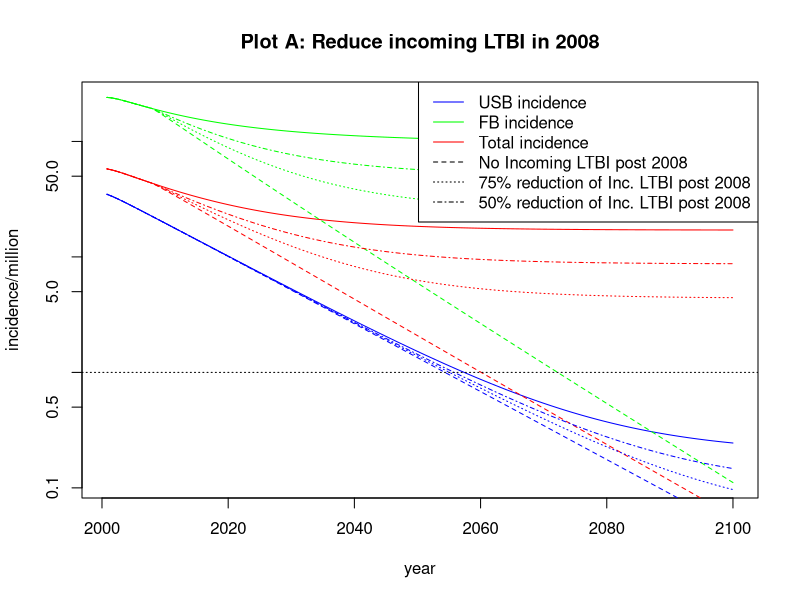
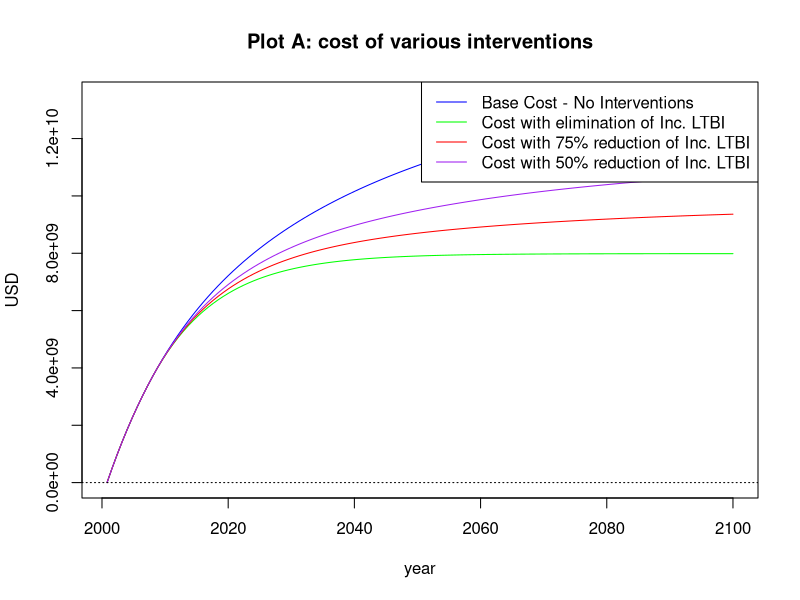
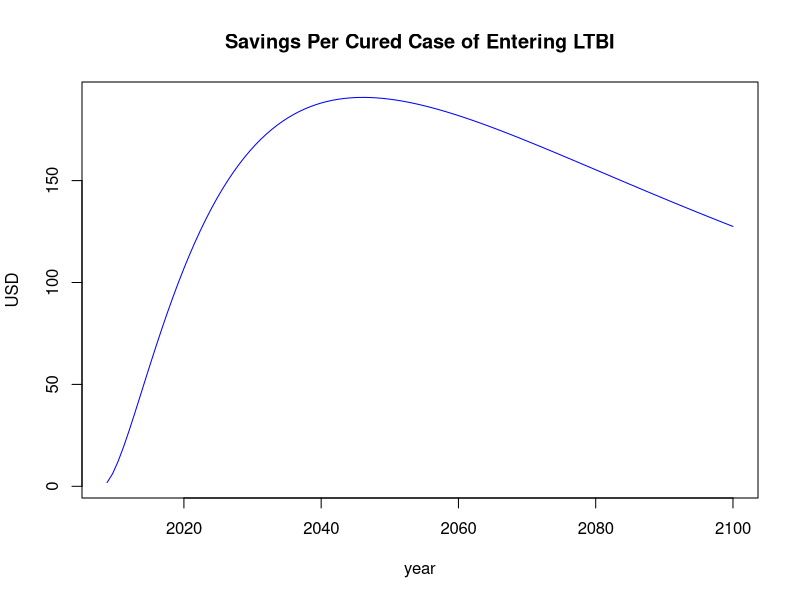

Recreate these plots in R, in order.
rkm <- function(Ydot,currY,deltaT,iter,startT=0){
  # This function performs a fourth-order Runge-Kutta Method on the system 
  # dY/dt = Ydot, and returns the next step after currY presuming timestep
  # length deltaT, and iteration iter
  tn   = deltaT*iter + startT
  k1   = Ydot(tn,currY)
  k2   = Ydot(tn + deltaT/2,currY + deltaT*k1/2)
  k3   = Ydot(tn + deltaT/2,currY + deltaT*k2/2)
  k4   = Ydot(tn + deltaT,currY + deltaT*k3)
  newY <- currY + (deltaT/6)*(k1+2*k2+2*k3+k4)
  return(newY)
}

#Variables
mu0   <- 1/78      #Natural mortality rate USB per year
mu1   <-1/53       #Natural mortality rate FB per year
ro    <- 0.018     #USB birth rate per year
alpha <- 0.005     #FB arrival rate per year
p     <- 0.103     #Fraction of new infections which are acute (fast progressors)
vF    <- 1.5       #Progression rate of acute infection per year
l0    <- 0.015     #Prevalence of LTBI in the USB population in 2000
l1    <- 0.211     #Prevalence of LTBI in the FB population in 2000: 
r0    <- 0.667     #Fraction of cases due to reactivation in the USB population
r1    <- 0.780     #Fraction of cases due to reactivation in the FB population
vL0   <- 0.0014    #Progression rate for reactivation (chronic LTBI) in the USB population per year
vL1   <- 0.0010    #Progression rate for reactivation (chronic LTBI) in the FB population per year
q     <- 0.708     #Fraction of infections progressing to infectious disease
mud   <- 0.115     #Mortality rate due to TB per year
x     <- 0.111     #Fraction of re-infected chronic LTBI moving to acute infection
ARI0  <- 0.030/100 #Annual risk of infection for USB in 2000
beta  <- 10.39     #Effective contact rate per year
e0    <- 0.965     #Fraction of preferred contacts with own population for USB
e1    <-0.985      #Fraction of preferred contacts with own population for FB
g     <- 0.0047    #Fraction of FB arrivals with LTBI who are fast progressors
                   #Cumulative fraction self-cure and treatment of active disease for both populations: 0.897
phi0 <- 1.114#/1.25    #Cumulative fraction self-cure and treatment of active disease for both populations pre year RATES (USB)
phi1 <- 1.167#/1.25    #Cumulative fraction self-cure and treatment of active disease for both populations pre year RATES (FB)
                  #Cumulative fraction of treatment for acute infection for both populations: 0.461
sigmaF0 <- 1.296  #Cumulative fraction of treatment for acute infection for both populations per year RATES (USB)
sigmaF1 <- 1.301  #Cumulative fraction of treatment for acute infection for both populations per year RATES (FB)
sigmaLBase <- 0.057   #Treatment rate for chronic LTBI per year
fBase <- 0.187        #Fraction of FB arrivals with LTBI


#2010 New Cases in Population i (millions)
#source: http://www.cdc.gov/mmwr/preview/mmwrhtml/mm5105a3.htm
newCases0 <- .008714  #US-born
newCases1 <- .007554  #Foreign-born

#Initial Values
  
deltaT   <- .8    #The length of each time step (years).
finalYr  <- 100   #In years
totT     <- floor(finalYr/deltaT)  #Time steps
cutoffYr <- floor(8/deltaT)
#TBcostRt <- Ct*deltaT
#LTBIctRt <- Cl*deltaT

#Matrix of compartment values
S0 <- S1 <- F0 <- F1 <- L0 <- L1 <- I0 <- I1 <- J0 <- J1 <- N0 <- N1 <- rep(0,totT)
cL0 <- cF0 <- cI0 <- cJ0 <- cL1 <- cF1 <- cI1 <- cJ1 <- cN0 <- cN1 <- rep(0,totT)
Ct <- Cl <- Pt <- Pl <- rep(0,totT)
LTBIEn <- rep(0,totT)
natdeath0 <- natdeath1 <- tbdeath0 <- tbdeath1 <- progAcute0 <- activation0 <- progAcute1 <- activation1 <- exogenous0 <- exogenous1 <- rep(0,totT)

P <- data.frame(S0,F0,L0,I0,J0,S1,F1,L1,I1,J1,N0,N1,cL0,cF0,cI0,cJ0,cL1,cF1,cI1,cJ1,cN0,cN1,Ct,Cl,Pt,Pl,LTBIEn,natdeath0,natdeath1,tbdeath0,tbdeath1,progAcute0,activation0,progAcute1,activation1,exogenous0,exogenous1)
#C <- data.frame(cL0,cF0,cI0,cJ0,cL1,cF1,cI1,cJ1,cN0,cN1)
IN0 <- IN1 <- INall <- rep(0,totT)

#Total Population
P$N0[1] <- 250
P$N1[1] <- 31.4
#Acute (Fast) LTBI, new cases
P$F0[1] <- (1-r0)*(newCases0)/vF
P$F1[1] <- (1-r1)*(newCases1)/vF
#Chronic (Long) LTBI
P$L0[1] <- r0*(newCases0)/vL0
P$L1[1] <- r1*(newCases1)/vL1
#Infectious TB
P$I0[1] <- q*newCases0/(mu0 + mud + phi0)
P$I1[1] <- q*newCases1/(mu1 + mud + phi1)
#Non-Infectious TB
P$J0[1] <- (1-q)*newCases0/(mu0 + mud + phi0)
P$J1[1] <- (1-q)*newCases1/(mu1 + mud + phi1)
#Susceptible
P$S0[1] <- P$N0[1] - P$F0[1] - P$L0[1] - P$I0[1] - P$J0[1]
P$S1[1] <- P$N1[1] - P$F1[1] - P$L1[1] - P$I1[1] - P$J1[1]

#Cost Initial Values are all zero. 
probHosp <- .49  #Probability of hospitalization for active TB treatment
efficacyLTBI  <- .9
adherenceLTBI <- .64
probLTBItreatsuccess <- efficacyLTBI*adherenceLTBI #Probability of LTBI treatment success
costtb   <- 2985   #Cost of TB treatment without hopsitalization
costhosp <- 25495  #Cost of TB treatment with hospitalization
costLTBI <- 403.45 #Cost of LTBI treatment

#Cost Parameter Values: 
P$Ct[1] <- costtb*(1-probHosp) + costhosp*probHosp #in USD (source: Dylan online supplement page 11-12)
P$Cl[1] <- costLTBI/probLTBItreatsuccess           #in USD (source: Dylan online supplement page 10)
discRt  <- 0.03  #Rate of time discounting

P$LTBIEn[1]      <- 0.263109
P$natdeath0[1]   <- 0
P$natdeath1[1]   <- 0
P$tbdeath0[1]    <- 0
P$tbdeath1[1]    <- 0
P$progAcute0[1]  <- 0
P$activation0[1] <- 0
P$progAcute1[1]  <- 0
P$activation1[1] <- 0
P$exogenous0[1]  <- 0
P$exogenous1[1]  <- 0

#TODO: If only incidence data is needed, omit the dataSet parameter and just use P as a global. It will likely save memory. If all data is needed, this approach is probably good. 
hill <- function(sigmaL,f,transmission=1,incLTBI=1,initial=cutoffYr,final=totT,dataSet=P){#,costDataSet=C){
  #Differential Equation Functions
  Ddt <- function(t,v) {
    dLTBIEn <- f*alpha*(v$N0+v$N1)
    c01     <- (1-e0)*((1-e1)*v$N1)/((1-e0)*v$N0 + (1-e1)*v$N1)
    c00     <- 1 - c01
    c10     <- (1-e1)*((1-e0)*v$N0)/((1-e0)*v$N0 + (1-e1)*v$N1)
    c11     <- 1 - c10
    dnatdeath0   <- mu0 * v$N0
    dnatdeath1   <- mu1 * v$N1
    dtbdeath0    <- mud * (v$I0 + v$J0)
    dtbdeath1    <- mud * (v$I1 + v$J1)
    dprogAcute0  <- vF*v$F0
    dactivation0 <- vL0*v$L0
    dprogAcute1  <- vF*v$F1
    dactivation1 <- vL1*v$L1    
    lambda0      <- transmission*(beta*(c00*(v$I0/v$N0) + c01*(v$I1/v$N1)))
    lambda1      <- transmission*(beta*(c10*(v$I0/v$N0) + c11*(v$I1/v$N1)))
    dexogenous0	 <- x*p*lambda0*v$L0
    dexogenous1  <- x*p*lambda1*v$L1
	dS0     <- ro*(v$N0+v$N1) + sigmaF0*v$F0 + sigmaL*v$L0 + phi0*(v$I0+v$J0) - lambda0*v$S0 - mu0*v$S0
	dF0     <- p*lambda0*v$S0 + dexogenous0 - (mu0 + vF + sigmaF0)*v$F0
	dL0     <- (1-p)*lambda0*v$S0 - dexogenous0 - (mu0 + vL0 + sigmaL)*v$L0
	dI0     <- q*(dprogAcute0 + dactivation0) - (mu0 + mud + phi0)*v$I0
	dJ0     <- (1-q)*(dprogAcute0 + dactivation0) - (mu0 + mud + phi0)*v$J0
	dS1     <- (1-incLTBI)*dLTBIEn+(1-f)*alpha*(v$N0+v$N1) + sigmaF1*v$F1 + sigmaL*v$L1 + phi1*(v$I1 + v$J1) - lambda1*v$S1 - mu1*v$S1
	dF1     <- g*p*dLTBIEn*incLTBI + p*lambda1*v$S1 + dexogenous1 - (mu1 + vF + sigmaF1)*v$F1
	dL1     <- (1-g*p)*dLTBIEn*incLTBI + (1-p)*lambda1*v$S1 - dexogenous1 - (mu1 + vL1 +sigmaL)*v$L1
	dI1     <- q*(dprogAcute1 + dactivation1) - (mu1 + mud + phi1)*v$I1
	dJ1     <- (1-q)*(dprogAcute1 + dactivation1) - (mu1 + mud + phi1)*v$J1
	dN0     <- 0
	dN1     <- 0
    dcL0    <- v$Cl * sigmaL  * 1e6 * v$L0
    dcF0    <- v$Cl * sigmaF0 * 1e6 * v$F0
    dcI0    <- v$Ct * q*(dprogAcute0 + dactivation0) * 1e6
    dcJ0    <- v$Ct * (1-q)*(dprogAcute0 + dactivation0) * 1e6
    dcL1    <- v$Cl * sigmaL  * 1e6 * v$L1
    dcF1    <- v$Cl * sigmaF1 * 1e6 * v$F1
    dcI1    <- v$Ct * q*(dprogAcute1 + dactivation1) * 1e6
    dcJ1    <- v$Ct * (1-q)*(dprogAcute1 + dactivation1) * 1e6
    dcN0    <- 0
    dcN1    <- 0
    dCt     <- 0#v$Ct * (-log(1+discRt))
    dCl     <- 0#v$Cl * (-log(1+discRt))
    dPt     <- 0
    dPl     <- 0
    return( c(dS0,dF0,dL0,dI0,dJ0,dS1,dF1,dL1,dI1,dJ1,dN0,dN1,dcL0,dcF0,dcI0,dcJ0,dcL1,dcF1,dcI1,dcJ1,dcN0,dcN1,dCt,dCl,dPt,dPl,dLTBIEn*incLTBI,dnatdeath0,dnatdeath1,dtbdeath0,dtbdeath1,dprogAcute0,dactivation0,dprogAcute1,dactivation1,dexogenous0,dexogenous1) )
  }
  
  for (i in initial:(final-1)) {
  	dataSet[i+1,]    <- rkm(Ddt,dataSet[i,],deltaT,i)
  	dataSet$N0[i+1]  <- sum(dataSet[i+1,1:5])
  	dataSet$N1[i+1]  <- sum(dataSet[i+1,6:10])
  	dataSet$cN0[i+1] <- sum(dataSet[i+1,13:16])
  	dataSet$cN1[i+1] <- sum(dataSet[i+1,17:20])
    dataSet$Ct[i+1]  <- dataSet$Ct[i]/((1+discRt)^deltaT)
    dataSet$Cl[i+1]  <- dataSet$Cl[i]/((1+discRt)^deltaT)
  }
  #costDataSet$L0 <- dataSet$L0*LTBIctRt
  #costDataSet$F0 <- dataSet$F0*LTBIctRt
  #costDataSet$L1 <- dataSet$L1*LTBIctRt
  #costDataSet$F1 <- dataSet$F1*LTBIctRt
  #costDataSet$I0 <- dataSet$I0*TBcostRt
  #costDataSet$J0 <- dataSet$J0*TBcostRt
  #costDataSet$I1 <- dataSet$I1*TBcostRt
  #costDataSet$J1 <- dataSet$J1*TBcostRt
  return(dataSet)
}

generateIncidence <- function(dataSet) {
    IN0   <- 1e6 * (vF*dataSet$F0 + vL0*dataSet$L0)/dataSet$N0
    IN1   <- 1e6 * (vF*dataSet$F1 + vL1*dataSet$L1)/dataSet$N1
    INall <- 1e6 * (vF*(dataSet$F0 + dataSet$F1) + vL0*dataSet$L0 + vL1*dataSet$L1)/(dataSet$N0 + dataSet$N1)
	return(data.frame(IN0,IN1,INall))
}

P       <- hill(sigmaLBase,fBase,1,1,1,totT)
baseInc <- generateIncidence(P)
years   <- seq(2000+deltaT,2000+finalYr,deltaT)

#plot incidence data
#  xlab, ylab  --> labels for x-, y-axes
#  log='y'     --> use logarithmic scale
#  ylim=yrange --> ensure we show all data
#  type="l"    --> draw line connecting data points
#  col="blue"  --> color of graph
#lines() plots data in the same window as the first plot() command

#Plot A: Where we eliminate incoming LTBI 100%, 70%, or 50%
noImmLTBI      <- hill(sigmaLBase,fBase,1,0)
noImmLTBIInc   <- generateIncidence(noImmLTBI)
someImmLTBI    <- hill(sigmaLBase,fBase,1,0.25)
someImmLTBIInc <- generateIncidence(someImmLTBI)
halfImmLTBI    <- hill(sigmaLBase,fBase,1,0.5)
halfImmLTBIInc <- generateIncidence(halfImmLTBI)

#When Calculating range, we presume that FB always has higher incidence rate
yrange <- range(c(0.5,baseInc$IN1,noImmLTBIInc$IN1,someImmLTBIInc$IN1,halfImmLTBIInc$IN1))
dev.new()
plot(years, baseInc$IN0, main="Plot A: Reduce incoming LTBI in 2008", log='y', xlab='year', ylab='incidence/million', ylim=yrange, type="l", col="blue")
lines(years, baseInc$INall, type="l", col="red")
lines(years, baseInc$IN1, type="l", col="green")
lines(years, noImmLTBIInc$IN0, type="l", col="blue", lty=2)
lines(years, noImmLTBIInc$INall, type="l", col="red", lty=2)
lines(years, noImmLTBIInc$IN1, type="l", col="green", lty=2)
lines(years, someImmLTBIInc$IN0, type="l", col="blue", lty=3)
lines(years, someImmLTBIInc$INall, type="l", col="red", lty=3)
lines(years, someImmLTBIInc$IN1, type="l", col="green", lty=3)
lines(years, halfImmLTBIInc$IN0, type="l", col="blue", lty=4)
lines(years, halfImmLTBIInc$INall, type="l", col="red", lty=4)
lines(years, halfImmLTBIInc$IN1, type="l", col="green", lty=4)
abline(h = 1, lty = 'dotted')
legend('topright', legend=c('USB incidence', 'FB incidence', 'Total incidence', 'No Incoming LTBI post 2008', '75% reduction of Inc. LTBI post 2008', '50% reduction of Inc. LTBI post 2008'), col=c("blue", "green", "red", "black","black","black"), lty=c(1,1,1,2,3,4))

#Cost Plot A:
yrange <- range(c(P$cN1+P$cN0,noImmLTBI$cN1+noImmLTBI$cN0,someImmLTBI$cN0+someImmLTBI$cN1,halfImmLTBI$cN0+halfImmLTBI$cN1))
dev.new()
plot(years, P$cN1+P$cN0, main="Plot A: cost of various interventions", xlab='year', ylab='USD', ylim=yrange, type="l", col="blue")
#lines(years, P$cN0, type="l", col="blue", lty=2)
#lines(years, P$cN1, type="l", col="blue", lty=3)
lines(years, noImmLTBI$cN0 + noImmLTBI$cN1, type="l", col="green", lty=1)
#lines(years, noImmLTBI$cN0, type="l", col="green", lty=2)
#lines(years, noImmLTBI$cN1, type="l", col="green", lty=3)
lines(years, someImmLTBI$cN0 + someImmLTBI$cN1, type="l", col="red", lty=1)
#lines(years, someImmLTBI$cN0, type="l", col="red", lty=2)
#lines(years, someImmLTBI$cN1, type="l", col="red", lty=3)
lines(years, halfImmLTBI$cN0 + halfImmLTBI$cN1, type="l", col="purple", lty=1)
#lines(years, halfImmLTBI$cN0, type="l", col="purple", lty=2)
#lines(years, halfImmLTBI$cN1, type="l", col="purple", lty=3)
abline(h = 1, lty = 'dotted')
legend('topright', legend=c('Base Cost - No Interventions', 'Cost with elimination of Inc. LTBI', 'Cost with 75% reduction of Inc. LTBI', 'Cost with 50% reduction of Inc. LTBI'), col=c("blue", "green", "red", "purple"), lty=c(1,1,1,1))

yearsPostCutoff <- years[(cutoffYr+1):totT]
maxDifference   <- ((P$cN0+P$cN1)-(noImmLTBI$cN0+noImmLTBI$cN1))[(cutoffYr+1):totT]
savingsPerCase  <- maxDifference/(1e6*P$LTBIEn[(cutoffYr+1):totT])
dev.new()
plot(yearsPostCutoff, savingsPerCase, main="Savings Per Cured Case of Entering LTBI", xlab='year', ylab='USD', type="l", col="blue")


##Plot A: Where Transmission is cut after 2008
#noTrans    <- hill(sigmaLBase,fBase,0)
#noTransInc <- generateIncidence(noTrans)
#
##When Calculating range, we presume that FB always has higher incidence rate
#yrange <- range(c(0.5,baseInc$IN1,noTransInc$IN1))
#dev.new()
#plot(years, baseInc$IN0, main="Plot A: Cut Trans. in 2008", xlab='year', ylab='incidence/million', log = 'y', ylim=yrange, type="l", col="blue")
#lines(years, baseInc$INall, type="l", col="red")
#lines(years, baseInc$IN1, type="l", col="green")
#lines(years, noTransInc$IN0, type="l", col="blue", lty=2)
#lines(years, noTransInc$INall, type="l", col="red", lty=2)
#lines(years, noTransInc$IN1, type="l", col="green", lty=2)
#abline(h = 1, lty = 'dotted')
#legend('topright', legend=c('USB incidence', 'FB incidence', 'Total incidence', 'With Transmission Cutoff in 2008'), col=c("blue", "green", "red", "black"), lty=c(1,1,1,2))
#
##Plot B: Where LTBI treatment x2 or x4
#doubled    <-hill(sigmaLBase*2,fBase)
#doubledInc <- generateIncidence(doubled)
#quad       <- hill(sigmaLBase*4,fBase)
#quadInc    <- generateIncidence(quad)
#
##When Calculating range, we presume that FB always has higher incidence rate after 2008
#yrange <- range(c(0.5,baseInc$IN1,quadInc$IN1,doubledInc$IN1))
#dev.new()
#plot(years, baseInc$IN0, main="Plot B: Increase Chronic LTBI Treatment in 2008", xlab='year', ylab='incidence/million', log = 'y', ylim=yrange, type="l", col="blue")
#lines(years, baseInc$INall, type="l", col="red")
#lines(years, baseInc$IN1, type="l", col="green")
#lines(years, doubledInc$IN0, type="l", col="blue", lty=2)
#lines(years, doubledInc$INall, type="l", col="red", lty=2)
#lines(years, doubledInc$IN1, type="l", col="green", lty=2)
#lines(years, quadInc$IN0, type="l", col="blue", lty=3)
#lines(years, quadInc$INall, type="l", col="red", lty=3)
#lines(years, quadInc$IN1, type="l", col="green", lty=3)
#abline(h = 1, lty = 'dotted')
#legend('topright', legend=c('USB incidence', 'FB incidence', 'Total incidence', 'Chronic LTBI Treatment x2 in 2008', 'Chronic LTBI Treatment x4 in 2008'), col=c("blue", "green", "red", "black", "black"), lty=c(1,1,1,2,3))
#
##Plot C: Where FB arrivals cut in half, also LTBI treatment x2 or x4 after 2008
#halfFB           <- hill(sigmaLBase,fBase/2)
#halfFBInc        <- generateIncidence(halfFB)
#halfFBdoubled    <- hill(sigmaLBase*2,fBase/2)
#halfFBdoubledInc <- generateIncidence(halfFBdoubled)
#halfFBquad       <- hill(sigmaLBase*4,fBase/2)
#halfFBquadInc    <- generateIncidence(halfFBquad)
#
##When Calculating range, we presume that FB always has higher incidence rate
#yrange <- range(c(0.5,baseInc$IN1,quadInc$IN1,doubledInc$IN1))
#dev.new()
#plot(years, halfFBInc $IN0, main="Plot C: Half FB Arrival Rate, increase LTBI Treatment", xlab='year', ylab='incidence/million', log = 'y', ylim=yrange, type="l", col="blue")
#lines(years, halfFBInc $INall, type="l", col="red")
#lines(years, halfFBInc $IN1, type="l", col="green")
#lines(years, halfFBdoubledInc $IN0, type="l", col="blue", lty=2)
#lines(years, halfFBdoubledInc $INall, type="l", col="red", lty=2)
#lines(years, halfFBdoubledInc $IN1, type="l", col="green", lty=2)
#lines(years, halfFBquadInc $IN0, type="l", col="blue", lty=3)
#lines(years, halfFBquadInc $INall, type="l", col="red", lty=3)
#lines(years, halfFBquadInc $IN1, type="l", col="green", lty=3)
#abline(h = 1, lty = 'dotted')
#legend('topright', legend=c('USB incidence', 'FB incidence', 'Total incidence', 'Chronic LTBI Treatment x2 in 2008', 'Chronic LTBI Treatment x4 in 2008'), col=c("blue", "green", "red", "black", "black"), lty=c(1,1,1,2,3))
#
##Plot D: Where FB arrivals divided by 4, also LTBI treatment x2 or x4 after 2008
#quarterFB           <- hill(sigmaLBase,fBase/4)
#quarterFBInc        <- generateIncidence(quarterFB)
#quarterFBdoubled    <- hill(sigmaLBase*2,fBase/4)
#quarterFBdoubledInc <- generateIncidence(quarterFBdoubled)
#quarterFBquad       <- hill(sigmaLBase*4,fBase/4)
#quarterFBquadInc    <- generateIncidence(quarterFBquad)
#
##When Calculating range, we presume that FB always has higher incidence rate
#yrange <- range(c(0.5,baseInc$IN1,quadInc$IN1,doubledInc$IN1))
#dev.new()
#plot(years, quarterFBInc $IN0, main="Plot D: 1/4 FB Arrival Rate, increase LTBI Treatment", xlab='year', ylab='incidence/million', log = 'y', ylim=yrange, type="l", col="blue")
#lines(years, quarterFBInc $INall, type="l", col="red")
#lines(years, quarterFBInc $IN1, type="l", col="green")
#lines(years, quarterFBdoubledInc $IN0, type="l", col="blue", lty=2)
#lines(years, quarterFBdoubledInc $INall, type="l", col="red", lty=2)
#lines(years, quarterFBdoubledInc $IN1, type="l", col="green", lty=2)
#lines(years, quarterFBquadInc $IN0, type="l", col="blue", lty=3)
#lines(years, quarterFBquadInc $INall, type="l", col="red", lty=3)
#lines(years, quarterFBquadInc $IN1, type="l", col="green", lty=3)
#abline(h = 1, lty = 'dotted')
#legend('topright', legend=c('USB incidence', 'FB incidence', 'Total incidence', 'Chronic LTBI Treatment x2 in 2008', 'Chronic LTBI Treatment x4 in 2008'), col=c("blue", "green", "red", "black", "black"), lty=c(1,1,1,2,3))
